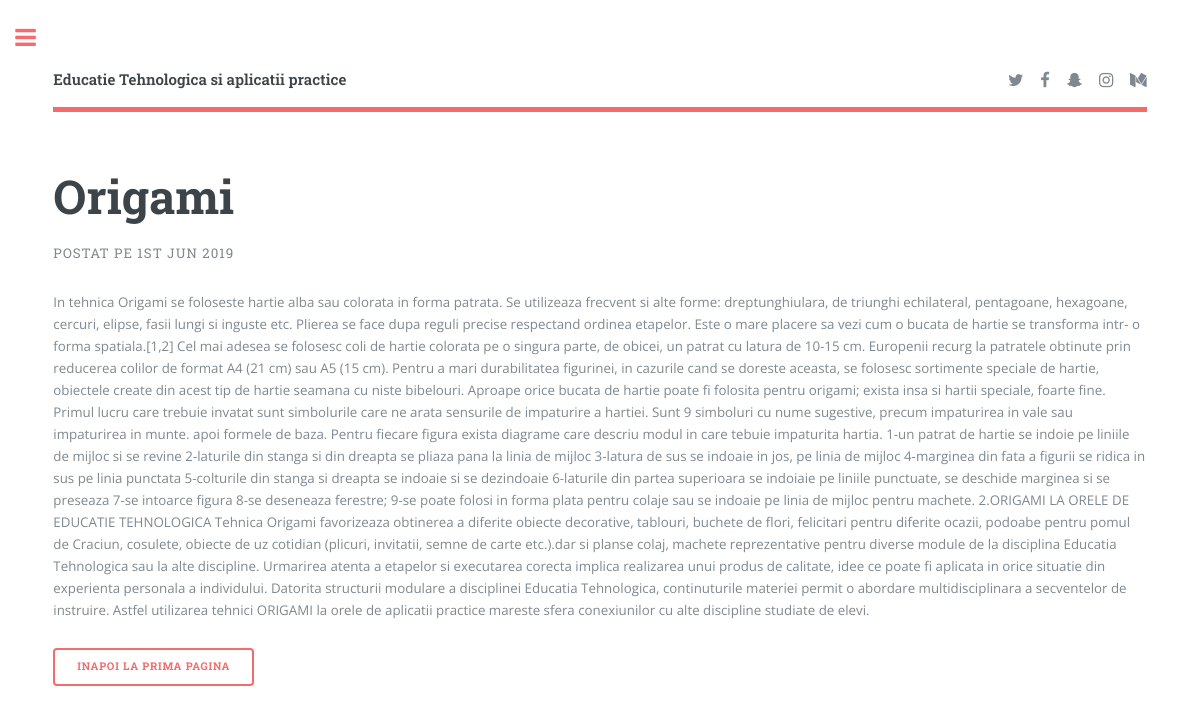
/viewpost.php?id=23, run on the app's committed database.
### tables this page shows
CREATE TABLE `postari` (
  `id` int(11) unsigned NOT NULL AUTO_INCREMENT,
  `titlu` varchar(255) DEFAULT NULL,
  `descr` text,
  `data_postare` datetime DEFAULT NULL,
  PRIMARY KEY (`id`)
);

### viewpost.php (the view, shortened to what this page needs)
<?php require('include/config.php');
$stmt = $conn->prepare('SELECT id, titlu, descr, data_postare FROM postari WHERE id = :id');
$stmt->execute(array(':id' => $_GET['id']));
$row = $stmt->fetch();
?>
<!DOCTYPE HTML>
<html>
	<head>
        <link href="https://stackpath.bootstrapcdn.com/font-awesome/4.7.0/css/font-awesome.min.css" rel="stylesheet">
		<link rel="stylesheet" href="css/main.css" />
	</head>
	<body class="is-preload">
			<div id="wrapper">
					<div id="main">
						<div class="inner">
							<?php include("include/header.php");?>
								<section>
									<?php
										echo '<div class="content">';
										    echo '<header>';
												echo '<h1>'.$row['titlu'].'</h1>';
												echo '<p>Postat pe '.date('jS M Y', strtotime($row['data_postare'])).'</p>';
											echo '</header>';
											echo '<p>'.$row['descr'].'</p>';
											echo '<ul class="actions">';
												echo '<li><a href="index.php" class="button big">Inapoi la prima pagina</a><li>';
											echo '</ul>';
										echo '</div>';
									?>
								</section>
						</div>
					</div>
			</div>
	</body>
</html>

### css/main.css (style rules this page uses)
html, body, div, span, applet, object, iframe, h1, h2, h3, h4, h5, h6, p, blockquote, pre, a, abbr, acronym, address, big, cite, code, del, dfn, em, img, ins, kbd, q, s, samp, small, strike, strong, sub, sup, tt, var, b, u, i, center, dl, dt, dd, ol, ul, li, fieldset, form, label, legend, table, caption, tbody, tfoot, thead, tr, th, td, article, aside, canvas, details, embed, figure, figcaption, footer, header, hgroup, menu, nav, output, ruby, section, summary, time, mark, audio, video { margin: 0; padding: 0; border: 0; font-size: 100%; font: inherit; vertical-align: baseline; }
article, aside, details, figcaption, figure, footer, header, hgroup, menu, nav, section { display: block; }
body { line-height: 1; }
ol, ul { list-style: none; }
body { -webkit-text-size-adjust: none; }
body { -ms-overflow-style: scrollbar; }
html { box-sizing: border-box; }
*, *:before, *:after { box-sizing: inherit; }
body { background: #ffffff; }
body, input, select, textarea { color: #7f888f; font-family: "Open Sans", sans-serif; font-size: 13pt; font-weight: 400; line-height: 1.65; }
@media screen and (max-width: 1680px) { body, input, select, textarea { font-size: 11pt; } }
@media screen and (max-width: 1280px) { body, input, select, textarea { font-size: 10pt; } }
a { -moz-transition: color 0.2s ease-in-out, border-bottom-color 0.2s ease-in-out; -webkit-transition: color 0.2s ease-in-out, border-bottom-color 0.2s ease-in-out; -ms-transition: color 0.2s ease-in-out, border-bottom-color 0.2s ease-in-out; transition: color 0.2s ease-in-out, border-bottom-color 0.2s ease-in-out; border-bottom: dotted 1px; color: #f56a6a; text-decoration: none; }
p { margin: 0 0 2em 0; }
h1, h2, h3, h4, h5, h6 { color: #3d4449; font-family: "Roboto Slab", serif; font-weight: 700; line-height: 1.5; margin: 0 0 1em 0; }
h1 { font-size: 4em; margin: 0 0 0.5em 0; line-height: 1.3; }
@media screen and (max-width: 1680px) { h1 { font-size: 3.5em; } }
header p { font-family: "Roboto Slab", serif; font-size: 1em; font-weight: 400; letter-spacing: 0.075em; margin-top: -0.5em; text-transform: uppercase; }
ul { list-style: disc; margin: 0 0 2em 0; padding-left: 1em; }
ul li { padding-left: 0.5em; }
ul.actions { display: -moz-flex; display: -webkit-flex; display: -ms-flex; display: flex; cursor: default; list-style: none; margin-left: -1em; padding-left: 0; }
ul.actions li { padding: 0 0 0 1em; vertical-align: middle; }
input[type="submit"], input[type="reset"], input[type="button"], button, .button { -moz-appearance: none; -webkit-appearance: none; -ms-appearance: none; appearance: none; -moz-transition: background-color 0.2s ease-in-out, color 0.2s ease-in-out; -webkit-transition: background-color 0.2s ease-in-out, color 0.2s ease-in-out; -ms-transition: background-color 0.2s ease-in-out, color 0.2s ease-in-out; transition: background-color 0.2s ease-in-out, color 0.2s ease-in-out; background-color: transparent; border-radius: 0.375em; border: 0; box-shadow: inset 0 0 0 2px #f56a6a; color: #f56a6a !important; cursor: pointer; display: inline-block; font-family: "Roboto Slab", serif; font-size: 0.8em; font-weight: 700; height: 3.5em; letter-spacing: 0.075em; line-height: 3.5em; padding: 0 2.25em; text-align: center; text-decoration: none; text-transform: uppercase; white-space: nowrap; }
#wrapper { display: -moz-flex; display: -webkit-flex; display: -ms-flex; display: flex; -moz-flex-direction: row-reverse; -webkit-flex-direction: row-reverse; -ms-flex-direction: row-reverse; flex-direction: row-reverse; min-height: 100vh; }
#main { -moz-flex-grow: 1; -webkit-flex-grow: 1; -ms-flex-grow: 1; flex-grow: 1; -moz-flex-shrink: 1; -webkit-flex-shrink: 1; -ms-flex-shrink: 1; flex-shrink: 1; width: 100%; }
#main > .inner { padding: 0 6em 0.1em 6em ; margin: 0 auto; max-width: 110em; }
#main > .inner > section { padding: 6em 0 4em 0 ; border-top: solid 2px rgba(210, 215, 217, 0.75); }
#main > .inner > section:first-of-type { border-top: 0 !important; }
@media screen and (max-width: 1680px) { #main > .inner { padding: 0 5em 0.1em 5em ; } }
@media screen and (max-width: 1680px) { #main > .inner > section { padding: 5em 0 3em 0 ; } }
@media screen and (max-width: 1280px) { #main > .inner { padding: 0 4em 0.1em 4em ; } }
@media screen and (max-width: 1280px) { #main > .inner > section { padding: 4em 0 2em 0 ; } }

### data on the page
postari: titlu "Origami", data_postare "1ST JUN 2019", descr "In tehnica Origami se foloseste hartie alba sau colorata in forma patrata. Se utilizeaza frecvent si alte forme: dreptunghiulara, de triunghi echilateral, pentagoane, hexagoane, cercuri, elipse, fasii lungi si inguste etc. Plierea se face dupa reguli precise respectand ordinea etapelor. Este o mare placere sa vezi cum o bucata de hartie se transforma intr- o forma spatiala.[1,2] Cel mai adesea se folosesc coli de hartie colorata pe o singura parte, de obicei, un patrat cu latura de 10-15 cm. Europenii recurg la patratele obtinute prin reducerea colilor de format A4 (21 cm) sau A5 (15 cm). Pentru a mari durabilitatea figurinei, in cazurile cand se doreste aceasta, se folosesc sortimente…"
